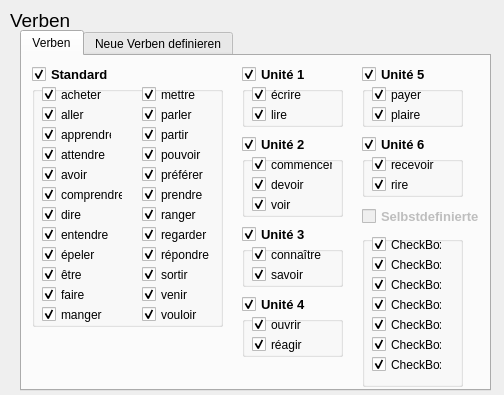
<?xml version="1.0" encoding="UTF-8"?>
<ui version="4.0">
 <class>Dialog</class>
 <widget class="QDialog" name="Dialog">
  <property name="enabled">
   <bool>true</bool>
  </property>
  <property name="geometry">
   <rect>
    <x>0</x>
    <y>0</y>
    <width>504</width>
    <height>395</height>
   </rect>
  </property>
  <property name="sizePolicy">
   <sizepolicy hsizetype="Fixed" vsizetype="Fixed">
    <horstretch>0</horstretch>
    <verstretch>0</verstretch>
   </sizepolicy>
  </property>
  <property name="minimumSize">
   <size>
    <width>504</width>
    <height>395</height>
   </size>
  </property>
  <property name="maximumSize">
   <size>
    <width>504</width>
    <height>395</height>
   </size>
  </property>
  <property name="windowTitle">
   <string>Dialog</string>
  </property>
  <widget class="QLabel" name="verben">
   <property name="geometry">
    <rect>
     <x>10</x>
     <y>10</y>
     <width>91</width>
     <height>21</height>
    </rect>
   </property>
   <property name="font">
    <font>
     <pointsize>14</pointsize>
     <weight>50</weight>
     <italic>false</italic>
     <bold>false</bold>
     <underline>false</underline>
     <strikeout>false</strikeout>
     <stylestrategy>PreferDefault</stylestrategy>
     <kerning>true</kerning>
    </font>
   </property>
   <property name="text">
    <string>Verben</string>
   </property>
  </widget>
  <widget class="QTabWidget" name="VerbenTab">
   <property name="geometry">
    <rect>
     <x>20</x>
     <y>30</y>
     <width>471</width>
     <height>361</height>
    </rect>
   </property>
   <property name="currentIndex">
    <number>0</number>
   </property>
   <widget class="QWidget" name="tab">
    <attribute name="title">
     <string>Verben</string>
    </attribute>
    <widget class="QGroupBox" name="StandardBox">
     <property name="geometry">
      <rect>
       <x>10</x>
       <y>30</y>
       <width>191</width>
       <height>241</height>
      </rect>
     </property>
     <property name="title">
      <string/>
     </property>
     <property name="flat">
      <bool>false</bool>
     </property>
     <property name="checkable">
      <bool>false</bool>
     </property>
     <property name="checked">
      <bool>false</bool>
     </property>
     <widget class="QCheckBox" name="acheter">
      <property name="geometry">
       <rect>
        <x>10</x>
        <y>0</y>
        <width>70</width>
        <height>17</height>
       </rect>
      </property>
      <property name="text">
       <string>acheter</string>
      </property>
      <property name="checked">
       <bool>true</bool>
      </property>
     </widget>
     <widget class="QCheckBox" name="aller">
      <property name="geometry">
       <rect>
        <x>10</x>
        <y>20</y>
        <width>70</width>
        <height>17</height>
       </rect>
      </property>
      <property name="text">
       <string>aller</string>
      </property>
      <property name="checked">
       <bool>true</bool>
      </property>
     </widget>
     <widget class="QCheckBox" name="attendre">
      <property name="geometry">
       <rect>
        <x>10</x>
        <y>60</y>
        <width>70</width>
        <height>17</height>
       </rect>
      </property>
      <property name="text">
       <string>attendre</string>
      </property>
      <property name="checked">
       <bool>true</bool>
      </property>
     </widget>
     <widget class="QCheckBox" name="avoir">
      <property name="geometry">
       <rect>
        <x>10</x>
        <y>80</y>
        <width>70</width>
        <height>17</height>
       </rect>
      </property>
      <property name="text">
       <string>avoir</string>
      </property>
      <property name="checked">
       <bool>true</bool>
      </property>
     </widget>
     <widget class="QCheckBox" name="entendre">
      <property name="geometry">
       <rect>
        <x>10</x>
        <y>140</y>
        <width>70</width>
        <height>17</height>
       </rect>
      </property>
      <property name="text">
       <string>entendre</string>
      </property>
      <property name="checked">
       <bool>true</bool>
      </property>
     </widget>
     <widget class="QCheckBox" name="faire">
      <property name="geometry">
       <rect>
        <x>10</x>
        <y>200</y>
        <width>70</width>
        <height>17</height>
       </rect>
      </property>
      <property name="text">
       <string>faire</string>
      </property>
      <property name="checked">
       <bool>true</bool>
      </property>
     </widget>
     <widget class="QCheckBox" name="manger">
      <property name="geometry">
       <rect>
        <x>10</x>
        <y>220</y>
        <width>70</width>
        <height>17</height>
       </rect>
      </property>
      <property name="text">
       <string>manger</string>
      </property>
      <property name="checked">
       <bool>true</bool>
      </property>
     </widget>
     <widget class="QCheckBox" name="epeler">
      <property name="geometry">
       <rect>
        <x>10</x>
        <y>160</y>
        <width>70</width>
        <height>17</height>
       </rect>
      </property>
      <property name="text">
       <string>épeler</string>
      </property>
      <property name="checked">
       <bool>true</bool>
      </property>
     </widget>
     <widget class="QCheckBox" name="etre">
      <property name="geometry">
       <rect>
        <x>10</x>
        <y>180</y>
        <width>70</width>
        <height>17</height>
       </rect>
      </property>
      <property name="text">
       <string>être</string>
      </property>
      <property name="checked">
       <bool>true</bool>
      </property>
     </widget>
     <widget class="QCheckBox" name="mettre">
      <property name="geometry">
       <rect>
        <x>110</x>
        <y>0</y>
        <width>70</width>
        <height>17</height>
       </rect>
      </property>
      <property name="text">
       <string>mettre</string>
      </property>
      <property name="checked">
       <bool>true</bool>
      </property>
     </widget>
     <widget class="QCheckBox" name="parler">
      <property name="geometry">
       <rect>
        <x>110</x>
        <y>20</y>
        <width>70</width>
        <height>17</height>
       </rect>
      </property>
      <property name="text">
       <string>parler</string>
      </property>
      <property name="checked">
       <bool>true</bool>
      </property>
     </widget>
     <widget class="QCheckBox" name="partir">
      <property name="geometry">
       <rect>
        <x>110</x>
        <y>40</y>
        <width>70</width>
        <height>17</height>
       </rect>
      </property>
      <property name="text">
       <string>partir</string>
      </property>
      <property name="checked">
       <bool>true</bool>
      </property>
     </widget>
     <widget class="QCheckBox" name="dire">
      <property name="geometry">
       <rect>
        <x>10</x>
        <y>120</y>
        <width>70</width>
        <height>17</height>
       </rect>
      </property>
      <property name="text">
       <string>dire</string>
      </property>
      <property name="checked">
       <bool>true</bool>
      </property>
     </widget>
     <widget class="QCheckBox" name="pouvoir">
      <property name="geometry">
       <rect>
        <x>110</x>
        <y>60</y>
        <width>70</width>
        <height>17</height>
       </rect>
      </property>
      <property name="text">
       <string>pouvoir</string>
      </property>
      <property name="checked">
       <bool>true</bool>
      </property>
     </widget>
     <widget class="QCheckBox" name="preferer">
      <property name="geometry">
       <rect>
        <x>110</x>
        <y>80</y>
        <width>70</width>
        <height>17</height>
       </rect>
      </property>
      <property name="text">
       <string>préférer</string>
      </property>
      <property name="checked">
       <bool>true</bool>
      </property>
     </widget>
     <widget class="QCheckBox" name="prendre">
      <property name="geometry">
       <rect>
        <x>110</x>
        <y>100</y>
        <width>70</width>
        <height>17</height>
       </rect>
      </property>
      <property name="text">
       <string>prendre</string>
      </property>
      <property name="checked">
       <bool>true</bool>
      </property>
     </widget>
     <widget class="QCheckBox" name="ranger">
      <property name="geometry">
       <rect>
        <x>110</x>
        <y>120</y>
        <width>70</width>
        <height>17</height>
       </rect>
      </property>
      <property name="text">
       <string>ranger</string>
      </property>
      <property name="checked">
       <bool>true</bool>
      </property>
     </widget>
     <widget class="QCheckBox" name="regarder">
      <property name="geometry">
       <rect>
        <x>110</x>
        <y>140</y>
        <width>70</width>
        <height>17</height>
       </rect>
      </property>
      <property name="text">
       <string>regarder</string>
      </property>
      <property name="checked">
       <bool>true</bool>
      </property>
     </widget>
     <widget class="QCheckBox" name="repondre">
      <property name="geometry">
       <rect>
        <x>110</x>
        <y>160</y>
        <width>70</width>
        <height>17</height>
       </rect>
      </property>
      <property name="text">
       <string>répondre</string>
      </property>
      <property name="checked">
       <bool>true</bool>
      </property>
     </widget>
     <widget class="QCheckBox" name="sortir">
      <property name="geometry">
       <rect>
        <x>110</x>
        <y>180</y>
        <width>70</width>
        <height>17</height>
       </rect>
      </property>
      <property name="text">
       <string>sortir</string>
      </property>
      <property name="checked">
       <bool>true</bool>
      </property>
     </widget>
     <widget class="QCheckBox" name="venir">
      <property name="geometry">
       <rect>
        <x>110</x>
        <y>200</y>
        <width>70</width>
        <height>17</height>
       </rect>
      </property>
      <property name="text">
       <string>venir</string>
      </property>
      <property name="checked">
       <bool>true</bool>
      </property>
     </widget>
     <widget class="QCheckBox" name="vouloir">
      <property name="geometry">
       <rect>
        <x>110</x>
        <y>220</y>
        <width>70</width>
        <height>17</height>
       </rect>
      </property>
      <property name="text">
       <string>vouloir</string>
      </property>
      <property name="checked">
       <bool>true</bool>
      </property>
     </widget>
     <widget class="QCheckBox" name="apprendre">
      <property name="geometry">
       <rect>
        <x>10</x>
        <y>40</y>
        <width>70</width>
        <height>17</height>
       </rect>
      </property>
      <property name="text">
       <string>apprendre</string>
      </property>
      <property name="checked">
       <bool>true</bool>
      </property>
     </widget>
     <widget class="QCheckBox" name="comprendre">
      <property name="enabled">
       <bool>true</bool>
      </property>
      <property name="geometry">
       <rect>
        <x>10</x>
        <y>100</y>
        <width>81</width>
        <height>17</height>
       </rect>
      </property>
      <property name="text">
       <string>comprendre</string>
      </property>
      <property name="checked">
       <bool>true</bool>
      </property>
     </widget>
    </widget>
    <widget class="QCheckBox" name="StandardVerben">
     <property name="geometry">
      <rect>
       <x>10</x>
       <y>10</y>
       <width>81</width>
       <height>17</height>
      </rect>
     </property>
     <property name="font">
      <font>
       <pointsize>10</pointsize>
       <weight>75</weight>
       <bold>true</bold>
      </font>
     </property>
     <property name="text">
      <string>Standard</string>
     </property>
     <property name="checkable">
      <bool>true</bool>
     </property>
     <property name="checked">
      <bool>true</bool>
     </property>
     <property name="tristate">
      <bool>false</bool>
     </property>
    </widget>
    <widget class="QCheckBox" name="Unite1Verben">
     <property name="geometry">
      <rect>
       <x>220</x>
       <y>10</y>
       <width>70</width>
       <height>17</height>
      </rect>
     </property>
     <property name="font">
      <font>
       <pointsize>10</pointsize>
       <weight>75</weight>
       <bold>true</bold>
      </font>
     </property>
     <property name="text">
      <string>Unité 1</string>
     </property>
     <property name="checked">
      <bool>true</bool>
     </property>
    </widget>
    <widget class="QGroupBox" name="Unite1Box">
     <property name="geometry">
      <rect>
       <x>220</x>
       <y>30</y>
       <width>101</width>
       <height>41</height>
      </rect>
     </property>
     <property name="title">
      <string/>
     </property>
     <widget class="QCheckBox" name="lire">
      <property name="geometry">
       <rect>
        <x>10</x>
        <y>20</y>
        <width>70</width>
        <height>17</height>
       </rect>
      </property>
      <property name="text">
       <string>lire</string>
      </property>
      <property name="checked">
       <bool>true</bool>
      </property>
     </widget>
     <widget class="QCheckBox" name="ecrire">
      <property name="geometry">
       <rect>
        <x>10</x>
        <y>0</y>
        <width>71</width>
        <height>17</height>
       </rect>
      </property>
      <property name="text">
       <string>écrire</string>
      </property>
      <property name="checked">
       <bool>true</bool>
      </property>
     </widget>
    </widget>
    <widget class="QCheckBox" name="Unite2Verben">
     <property name="geometry">
      <rect>
       <x>220</x>
       <y>80</y>
       <width>70</width>
       <height>17</height>
      </rect>
     </property>
     <property name="font">
      <font>
       <pointsize>10</pointsize>
       <weight>75</weight>
       <bold>true</bold>
      </font>
     </property>
     <property name="text">
      <string>Unité 2</string>
     </property>
     <property name="checked">
      <bool>true</bool>
     </property>
    </widget>
    <widget class="QGroupBox" name="Unite2Box">
     <property name="geometry">
      <rect>
       <x>220</x>
       <y>100</y>
       <width>101</width>
       <height>61</height>
      </rect>
     </property>
     <property name="title">
      <string/>
     </property>
     <widget class="QCheckBox" name="commencer">
      <property name="geometry">
       <rect>
        <x>10</x>
        <y>0</y>
        <width>81</width>
        <height>17</height>
       </rect>
      </property>
      <property name="text">
       <string>commencer</string>
      </property>
      <property name="checked">
       <bool>true</bool>
      </property>
     </widget>
     <widget class="QCheckBox" name="devoir">
      <property name="geometry">
       <rect>
        <x>10</x>
        <y>20</y>
        <width>70</width>
        <height>17</height>
       </rect>
      </property>
      <property name="text">
       <string>devoir</string>
      </property>
      <property name="checked">
       <bool>true</bool>
      </property>
     </widget>
     <widget class="QCheckBox" name="voir">
      <property name="geometry">
       <rect>
        <x>10</x>
        <y>40</y>
        <width>70</width>
        <height>17</height>
       </rect>
      </property>
      <property name="text">
       <string>voir</string>
      </property>
      <property name="checked">
       <bool>true</bool>
      </property>
     </widget>
    </widget>
    <widget class="QCheckBox" name="Unite3Verben">
     <property name="geometry">
      <rect>
       <x>220</x>
       <y>170</y>
       <width>70</width>
       <height>17</height>
      </rect>
     </property>
     <property name="font">
      <font>
       <pointsize>10</pointsize>
       <weight>75</weight>
       <bold>true</bold>
      </font>
     </property>
     <property name="text">
      <string>Unité 3</string>
     </property>
     <property name="checked">
      <bool>true</bool>
     </property>
    </widget>
    <widget class="QGroupBox" name="Unite3Box">
     <property name="geometry">
      <rect>
       <x>220</x>
       <y>190</y>
       <width>101</width>
       <height>41</height>
      </rect>
     </property>
     <property name="title">
      <string/>
     </property>
     <widget class="QCheckBox" name="connaitre">
      <property name="geometry">
       <rect>
        <x>10</x>
        <y>0</y>
        <width>70</width>
        <height>17</height>
       </rect>
      </property>
      <property name="text">
       <string>connaître</string>
      </property>
      <property name="checked">
       <bool>true</bool>
      </property>
     </widget>
     <widget class="QCheckBox" name="savoir">
      <property name="geometry">
       <rect>
        <x>10</x>
        <y>20</y>
        <width>70</width>
        <height>17</height>
       </rect>
      </property>
      <property name="text">
       <string>savoir</string>
      </property>
      <property name="checked">
       <bool>true</bool>
      </property>
     </widget>
    </widget>
    <widget class="QCheckBox" name="Unite4Verben">
     <property name="geometry">
      <rect>
       <x>220</x>
       <y>240</y>
       <width>70</width>
       <height>17</height>
      </rect>
     </property>
     <property name="font">
      <font>
       <pointsize>10</pointsize>
       <weight>75</weight>
       <bold>true</bold>
      </font>
     </property>
     <property name="text">
      <string>Unité 4</string>
     </property>
     <property name="checked">
      <bool>true</bool>
     </property>
    </widget>
    <widget class="QGroupBox" name="Unite4Box">
     <property name="geometry">
      <rect>
       <x>220</x>
       <y>260</y>
       <width>101</width>
       <height>41</height>
      </rect>
     </property>
     <property name="title">
      <string/>
     </property>
     <widget class="QCheckBox" name="ouvrir">
      <property name="geometry">
       <rect>
        <x>10</x>
        <y>0</y>
        <width>70</width>
        <height>17</height>
       </rect>
      </property>
      <property name="text">
       <string>ouvrir</string>
      </property>
      <property name="checked">
       <bool>true</bool>
      </property>
     </widget>
     <widget class="QCheckBox" name="reagir">
      <property name="geometry">
       <rect>
        <x>10</x>
        <y>20</y>
        <width>70</width>
        <height>17</height>
       </rect>
      </property>
      <property name="text">
       <string>réagir</string>
      </property>
      <property name="checked">
       <bool>true</bool>
      </property>
     </widget>
    </widget>
    <widget class="QCheckBox" name="Unite5Verben">
     <property name="geometry">
      <rect>
       <x>340</x>
       <y>10</y>
       <width>70</width>
       <height>17</height>
      </rect>
     </property>
     <property name="font">
      <font>
       <pointsize>10</pointsize>
       <weight>75</weight>
       <bold>true</bold>
      </font>
     </property>
     <property name="text">
      <string>Unité 5</string>
     </property>
     <property name="checked">
      <bool>true</bool>
     </property>
    </widget>
    <widget class="QGroupBox" name="Unite5Box">
     <property name="geometry">
      <rect>
       <x>340</x>
       <y>30</y>
       <width>101</width>
       <height>41</height>
      </rect>
     </property>
     <property name="title">
      <string/>
     </property>
     <widget class="QCheckBox" name="payer">
      <property name="geometry">
       <rect>
        <x>10</x>
        <y>0</y>
        <width>70</width>
        <height>17</height>
       </rect>
      </property>
      <property name="text">
       <string>payer</string>
      </property>
      <property name="checked">
       <bool>true</bool>
      </property>
     </widget>
     <widget class="QCheckBox" name="plaire">
      <property name="geometry">
       <rect>
        <x>10</x>
        <y>20</y>
        <width>70</width>
        <height>17</height>
       </rect>
      </property>
      <property name="text">
       <string>plaire</string>
      </property>
      <property name="checked">
       <bool>true</bool>
      </property>
     </widget>
    </widget>
    <widget class="QCheckBox" name="Unite6Verben">
     <property name="geometry">
      <rect>
       <x>340</x>
       <y>80</y>
       <width>70</width>
       <height>17</height>
      </rect>
     </property>
     <property name="font">
      <font>
       <pointsize>10</pointsize>
       <weight>75</weight>
       <bold>true</bold>
      </font>
     </property>
     <property name="text">
      <string>Unité 6</string>
     </property>
     <property name="checked">
      <bool>true</bool>
     </property>
    </widget>
    <widget class="QGroupBox" name="Unite6Box">
     <property name="geometry">
      <rect>
       <x>340</x>
       <y>100</y>
       <width>101</width>
       <height>41</height>
      </rect>
     </property>
     <property name="title">
      <string/>
     </property>
     <widget class="QCheckBox" name="recevoir">
      <property name="geometry">
       <rect>
        <x>10</x>
        <y>0</y>
        <width>70</width>
        <height>17</height>
       </rect>
      </property>
      <property name="text">
       <string>recevoir</string>
      </property>
      <property name="checked">
       <bool>true</bool>
      </property>
     </widget>
     <widget class="QCheckBox" name="rire">
      <property name="geometry">
       <rect>
        <x>10</x>
        <y>20</y>
        <width>70</width>
        <height>17</height>
       </rect>
      </property>
      <property name="text">
       <string>rire</string>
      </property>
      <property name="checked">
       <bool>true</bool>
      </property>
     </widget>
    </widget>
    <widget class="QCheckBox" name="selbstdefinierteVerben">
     <property name="enabled">
      <bool>false</bool>
     </property>
     <property name="geometry">
      <rect>
       <x>340</x>
       <y>150</y>
       <width>121</width>
       <height>20</height>
      </rect>
     </property>
     <property name="font">
      <font>
       <pointsize>10</pointsize>
       <weight>75</weight>
       <bold>true</bold>
      </font>
     </property>
     <property name="text">
      <string>Selbstdefinierte</string>
     </property>
     <property name="checked">
      <bool>false</bool>
     </property>
    </widget>
    <widget class="QGroupBox" name="selbstdefinierteBox">
     <property name="geometry">
      <rect>
       <x>340</x>
       <y>180</y>
       <width>101</width>
       <height>151</height>
      </rect>
     </property>
     <property name="title">
      <string/>
     </property>
     <widget class="QCheckBox" name="selbst_1">
      <property name="geometry">
       <rect>
        <x>10</x>
        <y>0</y>
        <width>70</width>
        <height>17</height>
       </rect>
      </property>
      <property name="acceptDrops">
       <bool>false</bool>
      </property>
      <property name="text">
       <string>CheckBox</string>
      </property>
      <property name="checked">
       <bool>true</bool>
      </property>
     </widget>
     <widget class="QCheckBox" name="selbst_2">
      <property name="geometry">
       <rect>
        <x>10</x>
        <y>20</y>
        <width>70</width>
        <height>17</height>
       </rect>
      </property>
      <property name="text">
       <string>CheckBox</string>
      </property>
      <property name="checked">
       <bool>true</bool>
      </property>
     </widget>
     <widget class="QCheckBox" name="selbst_3">
      <property name="geometry">
       <rect>
        <x>10</x>
        <y>40</y>
        <width>70</width>
        <height>17</height>
       </rect>
      </property>
      <property name="text">
       <string>CheckBox</string>
      </property>
      <property name="checked">
       <bool>true</bool>
      </property>
     </widget>
     <widget class="QCheckBox" name="selbst_4">
      <property name="geometry">
       <rect>
        <x>10</x>
        <y>60</y>
        <width>70</width>
        <height>17</height>
       </rect>
      </property>
      <property name="text">
       <string>CheckBox</string>
      </property>
      <property name="checked">
       <bool>true</bool>
      </property>
     </widget>
     <widget class="QCheckBox" name="selbst_5">
      <property name="geometry">
       <rect>
        <x>10</x>
        <y>80</y>
        <width>70</width>
        <height>17</height>
       </rect>
      </property>
      <property name="text">
       <string>CheckBox</string>
      </property>
      <property name="checked">
       <bool>true</bool>
      </property>
     </widget>
     <widget class="QCheckBox" name="selbst_6">
      <property name="geometry">
       <rect>
        <x>10</x>
        <y>100</y>
        <width>70</width>
        <height>17</height>
       </rect>
      </property>
      <property name="text">
       <string>CheckBox</string>
      </property>
      <property name="checked">
       <bool>true</bool>
      </property>
     </widget>
     <widget class="QCheckBox" name="selbst_7">
      <property name="geometry">
       <rect>
        <x>10</x>
        <y>120</y>
        <width>70</width>
        <height>17</height>
       </rect>
      </property>
      <property name="mouseTracking">
       <bool>true</bool>
      </property>
      <property name="acceptDrops">
       <bool>false</bool>
      </property>
      <property name="text">
       <string>CheckBox</string>
      </property>
      <property name="checked">
       <bool>true</bool>
      </property>
      <property name="tristate">
       <bool>false</bool>
      </property>
     </widget>
    </widget>
   </widget>
   <widget class="QWidget" name="definierenTab">
    <attribute name="title">
     <string>Neue Verben definieren</string>
    </attribute>
    <widget class="QLabel" name="LoeschenULabel">
     <property name="geometry">
      <rect>
       <x>310</x>
       <y>10</y>
       <width>131</width>
       <height>31</height>
      </rect>
     </property>
     <property name="font">
      <font>
       <pointsize>9</pointsize>
       <weight>75</weight>
       <italic>false</italic>
       <bold>true</bold>
       <underline>false</underline>
      </font>
     </property>
     <property name="text">
      <string>Selbst definiertes Verb löschen</string>
     </property>
     <property name="alignment">
      <set>Qt::AlignCenter</set>
     </property>
     <property name="wordWrap">
      <bool>true</bool>
     </property>
    </widget>
    <widget class="QGroupBox" name="VerbLoeschenBox">
     <property name="geometry">
      <rect>
       <x>290</x>
       <y>50</y>
       <width>171</width>
       <height>241</height>
      </rect>
     </property>
     <property name="title">
      <string/>
     </property>
     <widget class="QLabel" name="loeschenAuftrag">
      <property name="geometry">
       <rect>
        <x>10</x>
        <y>10</y>
        <width>141</width>
        <height>41</height>
       </rect>
      </property>
      <property name="text">
       <string>Geben Sie den Infinitif des zu löschenden Verbs ein</string>
      </property>
      <property name="alignment">
       <set>Qt::AlignCenter</set>
      </property>
      <property name="wordWrap">
       <bool>true</bool>
      </property>
     </widget>
     <widget class="QLineEdit" name="loeschenEingabe">
      <property name="enabled">
       <bool>false</bool>
      </property>
      <property name="geometry">
       <rect>
        <x>10</x>
        <y>50</y>
        <width>141</width>
        <height>21</height>
       </rect>
      </property>
     </widget>
     <widget class="QLabel" name="loeschenInfo">
      <property name="enabled">
       <bool>true</bool>
      </property>
      <property name="geometry">
       <rect>
        <x>15</x>
        <y>79</y>
        <width>141</width>
        <height>121</height>
       </rect>
      </property>
      <property name="font">
       <font>
        <pointsize>9</pointsize>
       </font>
      </property>
      <property name="text">
       <string>Sie haben noch kein eigenes Verb definiert</string>
      </property>
      <property name="alignment">
       <set>Qt::AlignCenter</set>
      </property>
      <property name="wordWrap">
       <bool>true</bool>
      </property>
     </widget>
     <widget class="QPushButton" name="loeschenButton">
      <property name="enabled">
       <bool>false</bool>
      </property>
      <property name="geometry">
       <rect>
        <x>90</x>
        <y>210</y>
        <width>75</width>
        <height>23</height>
       </rect>
      </property>
      <property name="text">
       <string>Löschen</string>
      </property>
     </widget>
    </widget>
    <widget class="QGroupBox" name="VerbenDefi">
     <property name="geometry">
      <rect>
       <x>10</x>
       <y>10</y>
       <width>221</width>
       <height>321</height>
      </rect>
     </property>
     <property name="font">
      <font>
       <pointsize>10</pointsize>
       <weight>50</weight>
       <bold>false</bold>
      </font>
     </property>
     <property name="title">
      <string>Verb definieren</string>
     </property>
     <widget class="QLabel" name="infoDef">
      <property name="geometry">
       <rect>
        <x>15</x>
        <y>240</y>
        <width>191</width>
        <height>51</height>
       </rect>
      </property>
      <property name="text">
       <string>Geben Sie alle Formen an.</string>
      </property>
      <property name="alignment">
       <set>Qt::AlignCenter</set>
      </property>
      <property name="wordWrap">
       <bool>true</bool>
      </property>
     </widget>
     <widget class="QPushButton" name="defi">
      <property name="enabled">
       <bool>false</bool>
      </property>
      <property name="geometry">
       <rect>
        <x>140</x>
        <y>290</y>
        <width>75</width>
        <height>23</height>
       </rect>
      </property>
      <property name="text">
       <string>Definieren</string>
      </property>
     </widget>
     <widget class="QPushButton" name="zurueckDef">
      <property name="geometry">
       <rect>
        <x>24</x>
        <y>290</y>
        <width>91</width>
        <height>23</height>
       </rect>
      </property>
      <property name="text">
       <string>Zurücksetzen</string>
      </property>
     </widget>
     <widget class="QWidget" name="layoutWidget">
      <property name="geometry">
       <rect>
        <x>10</x>
        <y>20</y>
        <width>201</width>
        <height>221</height>
       </rect>
      </property>
      <layout class="QFormLayout" name="formLayout">
       <property name="fieldGrowthPolicy">
        <enum>QFormLayout::AllNonFixedFieldsGrow</enum>
       </property>
       <property name="labelAlignment">
        <set>Qt::AlignRight|Qt::AlignTrailing|Qt::AlignVCenter</set>
       </property>
       <item row="0" column="0">
        <widget class="QLabel" name="infinitif">
         <property name="text">
          <string>Infinitif</string>
         </property>
        </widget>
       </item>
       <item row="0" column="1">
        <widget class="QLineEdit" name="infinitifS"/>
       </item>
       <item row="1" column="0">
        <widget class="QLabel" name="je">
         <property name="text">
          <string>Je:</string>
         </property>
         <property name="alignment">
          <set>Qt::AlignRight|Qt::AlignTrailing|Qt::AlignVCenter</set>
         </property>
        </widget>
       </item>
       <item row="1" column="1">
        <widget class="QLineEdit" name="jeS"/>
       </item>
       <item row="2" column="0">
        <widget class="QLabel" name="tu">
         <property name="text">
          <string>Tu:</string>
         </property>
         <property name="alignment">
          <set>Qt::AlignRight|Qt::AlignTrailing|Qt::AlignVCenter</set>
         </property>
        </widget>
       </item>
       <item row="2" column="1">
        <widget class="QLineEdit" name="tuS"/>
       </item>
       <item row="3" column="0">
        <widget class="QLabel" name="il">
         <property name="text">
          <string>Il/Elle/On:</string>
         </property>
         <property name="alignment">
          <set>Qt::AlignRight|Qt::AlignTrailing|Qt::AlignVCenter</set>
         </property>
        </widget>
       </item>
       <item row="3" column="1">
        <widget class="QLineEdit" name="ilS"/>
       </item>
       <item row="4" column="0">
        <widget class="QLabel" name="nous">
         <property name="text">
          <string>Nous:</string>
         </property>
         <property name="alignment">
          <set>Qt::AlignRight|Qt::AlignTrailing|Qt::AlignVCenter</set>
         </property>
        </widget>
       </item>
       <item row="4" column="1">
        <widget class="QLineEdit" name="nousS"/>
       </item>
       <item row="5" column="0">
        <widget class="QLabel" name="vous">
         <property name="text">
          <string>Vous:</string>
         </property>
         <property name="alignment">
          <set>Qt::AlignRight|Qt::AlignTrailing|Qt::AlignVCenter</set>
         </property>
        </widget>
       </item>
       <item row="5" column="1">
        <widget class="QLineEdit" name="vousS"/>
       </item>
       <item row="6" column="0">
        <widget class="QLabel" name="ils">
         <property name="text">
          <string>Ils/Elles:</string>
         </property>
         <property name="alignment">
          <set>Qt::AlignRight|Qt::AlignTrailing|Qt::AlignVCenter</set>
         </property>
        </widget>
       </item>
       <item row="6" column="1">
        <widget class="QLineEdit" name="ilsS"/>
       </item>
       <item row="7" column="0">
        <widget class="QLabel" name="participe">
         <property name="text">
          <string>Participe</string>
         </property>
         <property name="alignment">
          <set>Qt::AlignRight|Qt::AlignTrailing|Qt::AlignVCenter</set>
         </property>
        </widget>
       </item>
       <item row="7" column="1">
        <widget class="QLineEdit" name="participeS"/>
       </item>
       <item row="8" column="0">
        <widget class="QLabel" name="hilfsverben">
         <property name="text">
          <string>Hilfsverb:</string>
         </property>
         <property name="alignment">
          <set>Qt::AlignRight|Qt::AlignTrailing|Qt::AlignVCenter</set>
         </property>
        </widget>
       </item>
       <item row="8" column="1">
        <widget class="QLineEdit" name="hilfsverbS"/>
       </item>
      </layout>
     </widget>
    </widget>
   </widget>
  </widget>
 </widget>
 <resources/>
 <connections/>
</ui>
